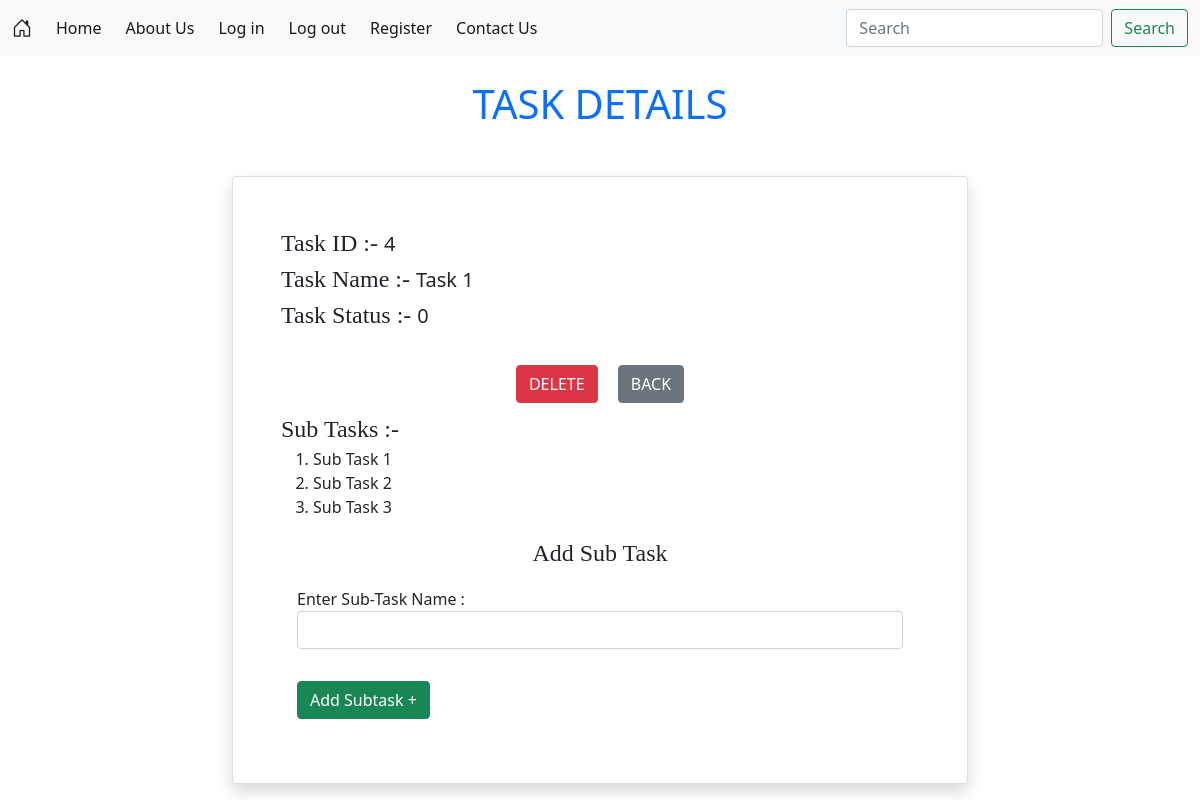
The page /task_details/4 (signed in) on the database its author committed.
### task_manager_app/models.py (models this page shows)
class TaskModel(models.Model):
    class status_choices(models.IntegerChoices):
        Not_started = 0,"not started"
        Started = 1 ,"Strated"
        Working = 2 ,"Working"
        Done = 3,"Done"
    task_name = models.CharField(max_length=100)
    status = models.IntegerField(choices = status_choices.choices)
    owner_id = models.ForeignKey(User,on_delete=models.CASCADE)
    created_at = models.DateTimeField(auto_now_add=True,blank=True)
    updated_at = models.DateTimeField(auto_now_add=False,auto_now=True)
    def __str__(self):
        return self.task_name

class SubtaskModel(models.Model):
    sub_task_name = models.CharField(max_length=100)
    task_id = models.ForeignKey(TaskModel,on_delete=models.CASCADE)
    created_date = models.DateTimeField(auto_now_add=True)
    def __str__(self):
        return f'{self.task_id} {self.sub_task_name}'

### task_manager_app/views.py (the view)
# urls.py: path('task_details/<int:pk>',views.task_details,name='task_details'),
@login_required(login_url='http://127.0.0.1:8000/log_in')
def task_details(request,pk):
    if request.method == "GET":
        Task_data = TaskModel.objects.get(id=pk)
        Sub_task_data = SubtaskModel.objects.filter(task_id = pk)
        print(Sub_task_data)
        return render(request,'task_details.html',{'Task_data':Task_data,'Sub_task_data':Sub_task_data})

### task_manager_app/templates/task_details.html (shortened to what this page needs)
{% extends 'base.html' %}
{% block body %}
<div class="container">
    <div class="container text-center text-primary pt-4">
        <h1> TASK DETAILS </h1>
    </div>
    <div class="mt-5">
        <div class="row">
            <div class="col-2">
            </div>
            <div class="col-8">
                <div class="card shadow p-5">
                    <div>
                        <span class="fs-4" style="font-family: cursive;">Task ID :- </span> <span
                            class="fs-5">{{Task_data.id}}</span>
                    </div>
                    <div>
                        <span class="fs-4" style="font-family: cursive;">Task Name :- </span> <span
                            class="fs-5">{{Task_data.task_name}}</span>
                    </div>
                    <div>
                        <span class="fs-4" style="font-family: cursive;">Task Status :- </span> <span
                            class="fs-5">{{Task_data.status}}</span>
                    </div>
                    <div class="text-center mt-4">
                        <a class="btn btn-danger m-2" href="">DELETE</a>
                        <a class="btn btn-secondary m-2" href="">BACK</a>
                    </div>
                    <div>
                        <span class="fs-4" style="font-family: cursive;">Sub Tasks :- </span>
                    </div>
                    <div>
                        <ol>
                            {% for s_task in Sub_task_data %}
                            <li>{{s_task.sub_task_name}}</li>
                            {% endfor %}
                        </ol>
                    </div>
                    <div>
                    <form action="{% url 'add_subtask' %}" method="post">
                        <div class="text-center">
                            <span class="fs-4" style="font-family: cursive;">Add Sub Task</span>
                        </div>
                        <div class="p-3">
                            <label class="form-group" for="sub_task_name">Enter Sub-Task Name : </label>
                            <input class="form-control" type="text" name="sub_task_name" id="sub_task_name">
                        </div>
                    <div class="p-3">
                        <button class="btn btn-success" type="submit">Add Subtask + </button>
                    </div>
                    </form>
                    </div>
                </div>
            </div>
            <div class="col-2">
            </div>
        </div>
    </div>
</div>
{% endblock body %}

### rows shown on the page
TaskModel: id "4", task_name "Task 1", status "0"
SubtaskModel: sub_task_name "Sub Task 1"
SubtaskModel: sub_task_name "Sub Task 2"
SubtaskModel: sub_task_name "Sub Task 3"
